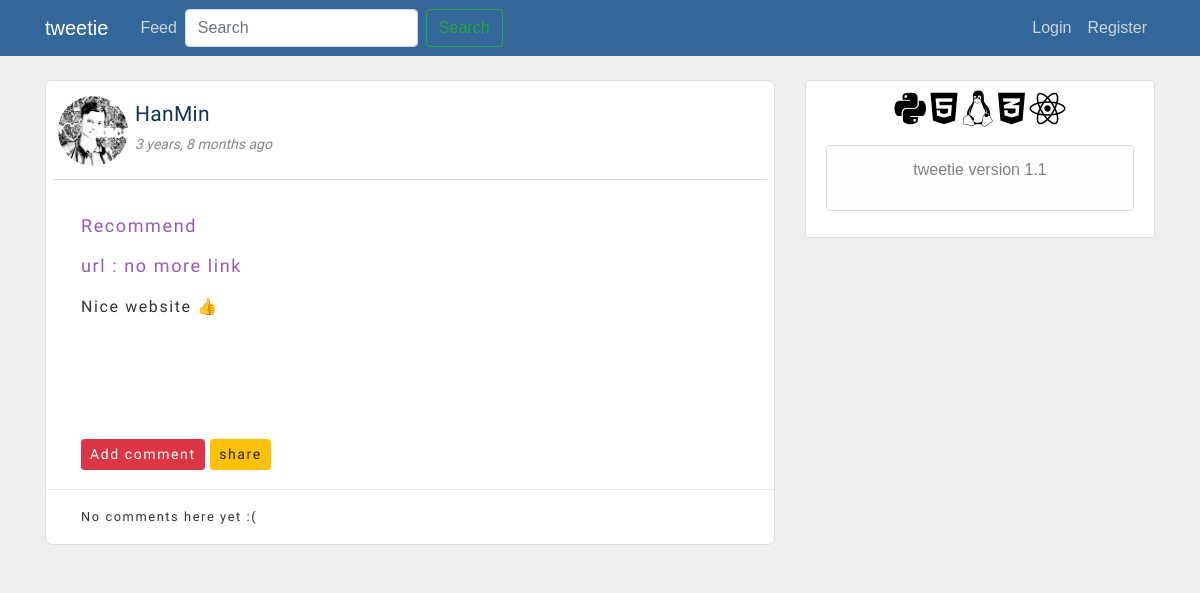
The page /post/727/ on the database its author committed.
### blog/models.py (models this page shows, shortened)
class Post(models.Model):
    title = models.CharField(max_length=50)
    link = models.TextField(default="#", blank=True, null=True)
    link_name = models.CharField(default="no more link",max_length=50, blank=True, null=True)
    content = models.TextField()
    date_posted = models.DateTimeField(default=timezone.now)
    author = models.ForeignKey(User, on_delete=models.CASCADE)

### users/models.py (models this page shows, shortened)
class Profile(models.Model):
    user = models.OneToOneField(User, on_delete=models.CASCADE)
    image = models.ImageField(default='images.png', upload_to='profile_pics')

### blog/views.py (the view)
# urls.py: path('post/<int:pk>/', PostDetailView.as_view(), name='post-detail'),
class PostDetailView(DetailView):
    model = Post

### blog/templates/blog/post_detail.html (shortened to what this page needs)
{% extends "blog/base.html" %}
{% block content %}
      <article class="post_box">
      <div class = 'post_header'>
         <div class = 'post_header_left'>
         		<div class = 'post_header_left_userprofile_image'>
             		 <img class="rounded_circle_img" src="{{ post.author.profile.image.url }}">
          		</div>
          		<div class = 'post_header_left_userprofile_fact'>
	               <a title = 'View All Post' class="user_name" href="{% url 'user-posts' post.author.username %}">{{ post.author }}
	               </a>
	                <small class="date">{{ post.date_posted|timesince }} ago</small>
     		 </div>
         </div>
       </div>
            <div class="post_body">
                <div class = 'article'>
                <p class="article-content">
                     <a class="title" href="{% url 'post-detail' post.id %}">{{ post.title }}</a>
                     <small><a class="title" href="{{ post.link }}">url : {{ post.link_name }}</a></small>
                	{{ post.content }}
                </p>
                </div>
                <p class="comment-content">
                {% if user.is_authenticated %}
                    <p class="comment-content">
                        <a class="btn btn-danger btn-sm" href="{% url 'add_comment_to_post' pk=post.pk %}">Add comment</a>
                        <a class="btn btn-warning btn-sm" href="{% url "post_share" post.id %}">share</a>
                    </p>
                {% else %}
                    <p class="comment-content">
                        <a class="btn btn-danger btn-sm" href="{% url 'login' %}">Add comment</a>
                        <a class="btn btn-warning btn-sm" href="{% url 'login' %}">share</a>
                    </p>
                {% endif %}
                </p>
                <hr>
                <small>
                {% for comment in post.comments.all %}
                    {% if user.is_authenticated or comment.approved_comment %}
                    <hr>
                    <div class="comment">
                        <div class="date">
                            {{ comment.created_date|timesince }} ago by <strong>{{ comment.author }}</strong>
                            {% if not comment.approved_comment %}
                                <a class="btn btn-default" href="{% url 'comment_remove' pk=comment.pk %}">delete</a>
                                <a class="btn btn-default" href="{% url 'comment_approve' pk=comment.pk %}">accept</a>
                            {% endif %}
                        <br>
                        <strong>{{ comment.text|linebreaks }}</strong>
                        </div>
                    </div>
                    {% endif %}
                {% empty %}
                    <p class="comment-content">No comments here yet :(</p>
                {% endfor %}
                </small>
            </div>
    </article>
{% endblock content %}

### blog/static/blog/main.css (style rules this page uses)
body { background: #fafafa; color: #333333; margin-top: 5rem; font-family: 'Nunito', sans-serif; font-weight: 300; }
.post_box { background: #ffffff; border: 1px solid #dddddd; border-radius: 7px; margin-bottom: 20px; font-family: monospace; }
.post_header { position: relative; padding: 10px 20px 10px 5px; display: flex; }
.post_header::before { position: absolute; content: ""; bottom: 0; left: 1%; width: 98%; height: 1px; background: #ddd; }
.post_header_left { position: relative; flex: 1; padding: 5px 7px 4px 7px; display: flex; }
.post_header_left_userprofile_image { position: relative; width: 70px; height: 70px; border-radius: 50%; }
.rounded_circle_img { position: absolute; width: 100%; height: 100%; object-fit: cover; }
.post_header_left_userprofile_fact { position: relative; width: auto; height: 70px; display: flex; flex-flow: column wrap; justify-content: center; align-items: flex-start; padding: 0 7px; }
.user_name { text-decoration: none; font-size: 1.2em; font-weight: 550; letter-spacing: .02rem; padding: 3px 0; text-align: left; color:#000; transition: text .1s ease-out; }
small.date { font-style: italic; opacity: .6; }
.article { display: flex; flex-flow: column wrap; }
p.article-content { padding: 5px 40px 7px 35px; line-height: 1.09rem; letter-spacing: .04rem; height: 150px; transition: height .2s; overflow: hidden; }
a.title { color: #000; display: block; padding: 5px 0 18px 0; text-decoration: none; font-size: 25px; font-weight: 650; }
.article-content { white-space: pre-line; }

### blog/templates/blog/base.html (style rules this page uses)
body { background-color: #efefef; }
.post_box { background: #ffffff; border: 1px solid #dddddd; border-radius: 7px; margin-bottom: 20px; font-size: 20px; font-family: 'Padauk', sans-serif; }
.post_header { position: relative; padding: 10px 20px 10px 5px; display: flex; }
.post_header::before { position: absolute; content: ""; bottom: 0; left: 1%; width: 98%; height: 1px; background: #ddd; }
.post_header_left { position: relative; flex: 1; padding: 5px 7px 4px 7px; display: flex; }
.post_header_left_userprofile_image { position: relative; width: 70px; height: 70px; border-radius: 50%; }
.rounded_circle_img { position: absolute; width: 100%; height: 100%; object-fit: cover; border-radius: 50%; }
.post_header_left_userprofile_fact { position: relative; width: auto; height: 70px; display: flex; flex-flow: column wrap; justify-content: left; align-items: flex-start; padding: 0 7px; }
.user_name { text-decoration: none; font-size: 1.05em; font-weight: 250; letter-spacing: .02rem; padding: 3px 0; text-align: left; color:#123456; transition: text .1s ease-out; }
small.date { font-style: italic; font-size: 0.7em; font-family: 'Padauk', sans-serif; opacity: .6; }
.article { display: flex; flex-flow: column wrap; }
p.article-content { padding: 2px 40px 3px 35px; line-height: 1.09rem; letter-spacing: 0.1rem; font-size: 0.8em; font-family: 'Padauk', sans-serif; height: 220px; transition: height .2s; overflow-y: auto; }
p.comment-content { padding: 2px 40px 3px 35px; line-height: 1.09rem; letter-spacing: 0.1rem; font-size: 0.8em; font-family: 'Padauk', sans-serif; transition: height .2s; overflow-y: auto; }
a.title { color: #9b59b6; display: block; padding: 0px 0 5px 0; text-decoration: none; font-size: 18px; font-weight: 450; }

### rows shown on the page
Post: author.profile.image (picture), author "HanMin", date_posted "3 years, 8 months", title "Recommend", link_name "no more link", content "Nice website 👍"
